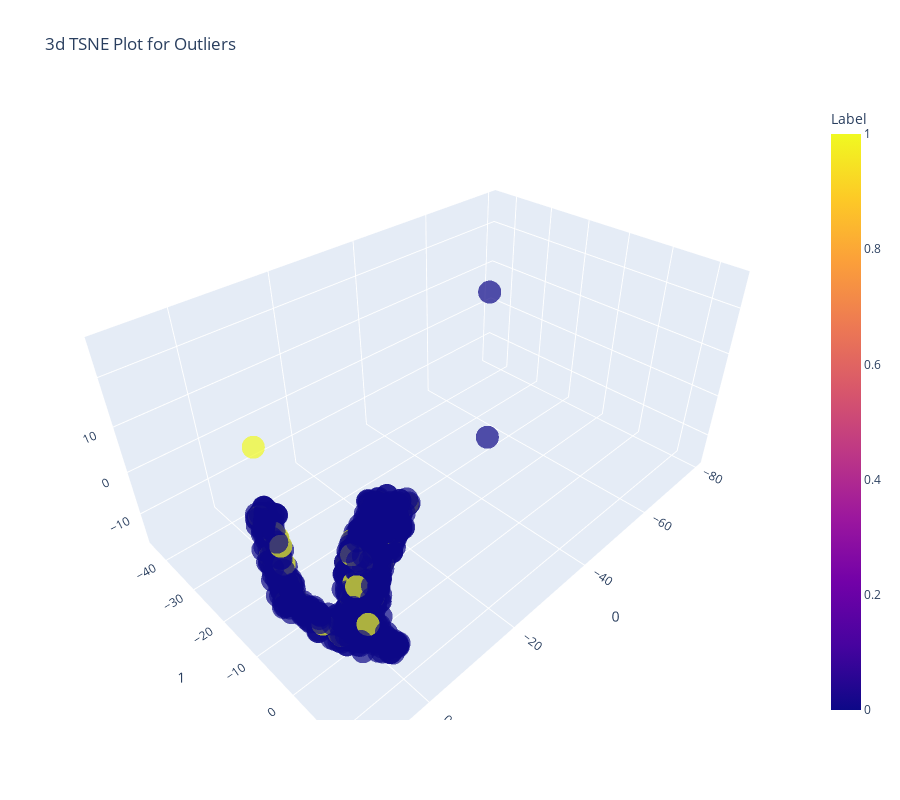

Source (notebook cell):
### Code cell
## creating a model
iforest=create_model('iforest')
## plotting a model
plot_model(iforest)

### Figure 1 — Plotly figure (JSON) as saved in the notebook; plotly's stock layout.template omitted (floating-point values rounded to 4 significant figures; data arrays with more than 128 entries replaced by an {"elided": "..."} marker saying what was removed)
{"data": [{"customdata": {"elided": "1000x1 int values"}, "hoverlabel": {"namelength": 0}, "hovertemplate": "0=%{x}<br>1=%{y}<br>2=%{z}<br>Feature=%{customdata[0]}<br>Label=%{marker.color}", "legendgroup": "", "marker": {"color": {"elided": "1000 int values"}, "coloraxis": "coloraxis", "opacity": 0.7, "symbol": "circle"}, "mode": "markers", "name": "", "scene": "scene", "showlegend": false, "type": "scatter3d", "x": {"elided": "1000 float values"}, "y": {"elided": "1000 float values"}, "z": {"elided": "1000 float values"}}], "layout": {"coloraxis": {"colorbar": {"title": {"text": "Label"}}, "colorscale": [[0, "#0d0887"], [0.1111, "#46039f"], [0.2222, "#7201a8"], [0.3333, "#9c179e"], [0.4444, "#bd3786"], [0.5556, "#d8576b"], [0.6667, "#ed7953"], [0.7778, "#fb9f3a"], [0.8889, "#fdca26"], [1, "#f0f921"]]}, "height": 800, "legend": {"tracegroupgap": 0}, "scene": {"domain": {"x": [0, 1], "y": [0, 1]}, "xaxis": {"title": {"text": "0"}}, "yaxis": {"title": {"text": "1"}}, "zaxis": {"title": {"text": "2"}}}, "title": {"text": "3d TSNE Plot for Outliers"}, "width": 900}}
